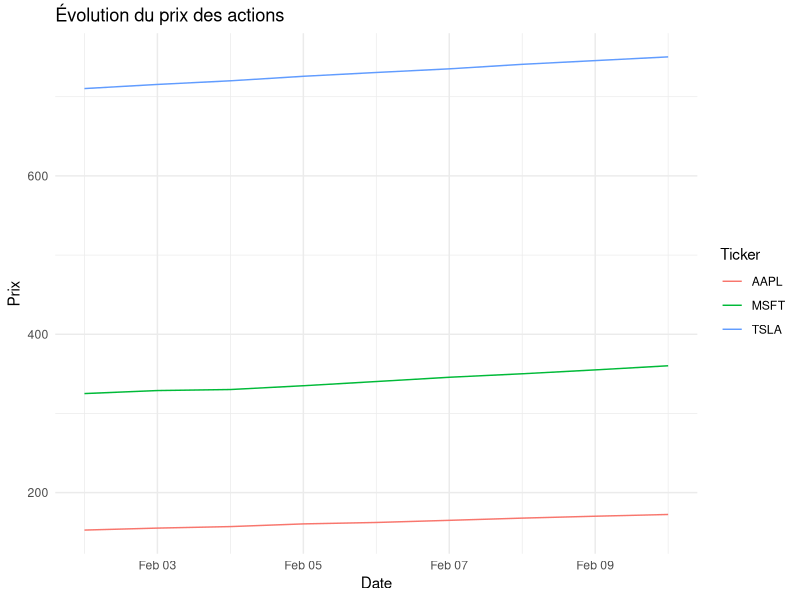
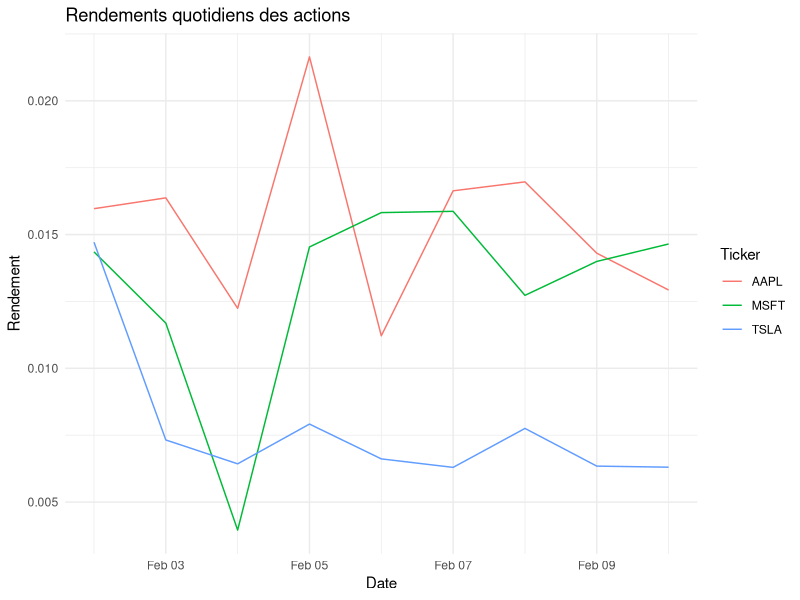
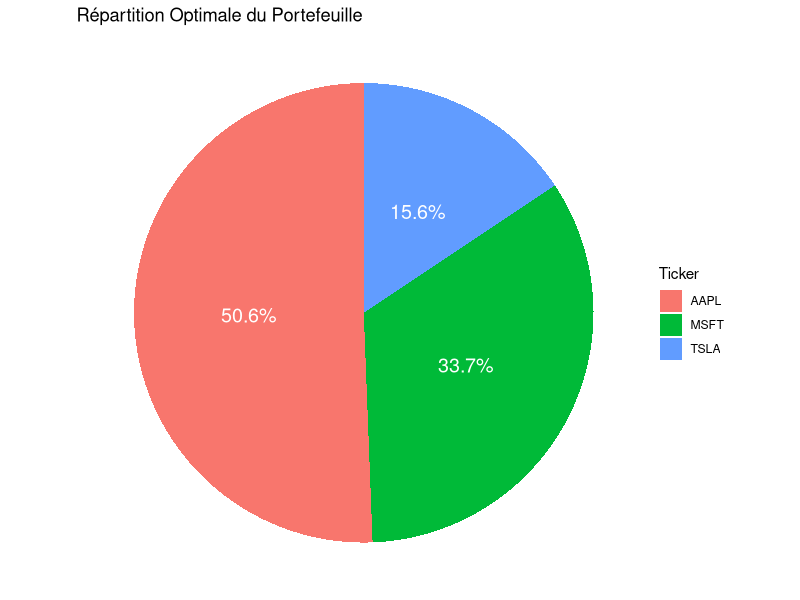

These charts were generated, in order, by the following R code:
## ---- chunk 1
library(knitr)
library(rmarkdown)

knitr::opts_knit$set(root.dir = "C:/Users/teo11/PROJETS/analyse_portefeuille_investissement")

## ---- chunk 2
# Charger les bibliothèques
library(tidyverse)

# Charger les données
data <- read.csv("data/bourse.csv")

# Convertir la colonne Date en format Date
data$Date <- as.Date(data$Date)

# Afficher les premières lignes
head(data)
## ---- chunk 3
# Vérifier les valeurs manquantes
sum(is.na(data))

# Trier les données par Date et Ticker
data <- data %>% arrange(Date, Ticker)

# Calculer les rendements quotidiens
data <- data %>%
  group_by(Ticker) %>%
  mutate(Rendement = (Prix - lag(Prix)) / lag(Prix)) %>%
  drop_na()

# Afficher un aperçu des données transformées
head(data)
## ---- chunk 4
# Charger ggplot2
library(ggplot2)

# Graphique de l’évolution des prix
ggplot(data, aes(x=Date, y=Prix, color=Ticker)) +
  geom_line() +
  labs(title="Évolution du prix des actions", x="Date", y="Prix") +
  theme_minimal()
## ---- chunk 5
ggplot(data, aes(x=Date, y=Rendement, color=Ticker)) +
  geom_line() +
  labs(title="Rendements quotidiens des actions", x="Date", y="Rendement") +
  theme_minimal()
## ---- chunk 6
# Calcul du Ratio de Sharpe
taux_sans_risque <- 0.005
sharpe_ratio <- data %>%
  group_by(Ticker) %>%
  summarise(
    Mean_Rendement = mean(Rendement, na.rm=TRUE),
    Sharpe = (Mean_Rendement - taux_sans_risque) / sd(Rendement, na.rm=TRUE)
  )

# Allocation du portefeuille
allocation <- sharpe_ratio %>%
  mutate(Allocation = Sharpe / sum(Sharpe) * 100)

library(kableExtra)

# Afficher le tableau formaté avec un meilleur design
knitr::kable(allocation, caption="Allocation Optimale du Portefeuille") %>%
  kable_styling(bootstrap_options = c("striped", "hover", "condensed"))
## ---- chunk 7
# Charger ggplot2
library(ggplot2)

# Ajouter une colonne pour afficher les pourcentages formatés
allocation$label <- paste0(round(allocation$Allocation, 1), "%")

# Créer un camembert avec les pourcentages affichés
ggplot(allocation, aes(x="", y=Allocation, fill=Ticker)) +
  geom_bar(stat="identity", width=1) +
  coord_polar("y", start=0) +
  geom_text(aes(label=label), position=position_stack(vjust=0.5), color="white", size=5) +
  labs(title="Répartition Optimale du Portefeuille") +
  theme_void()
